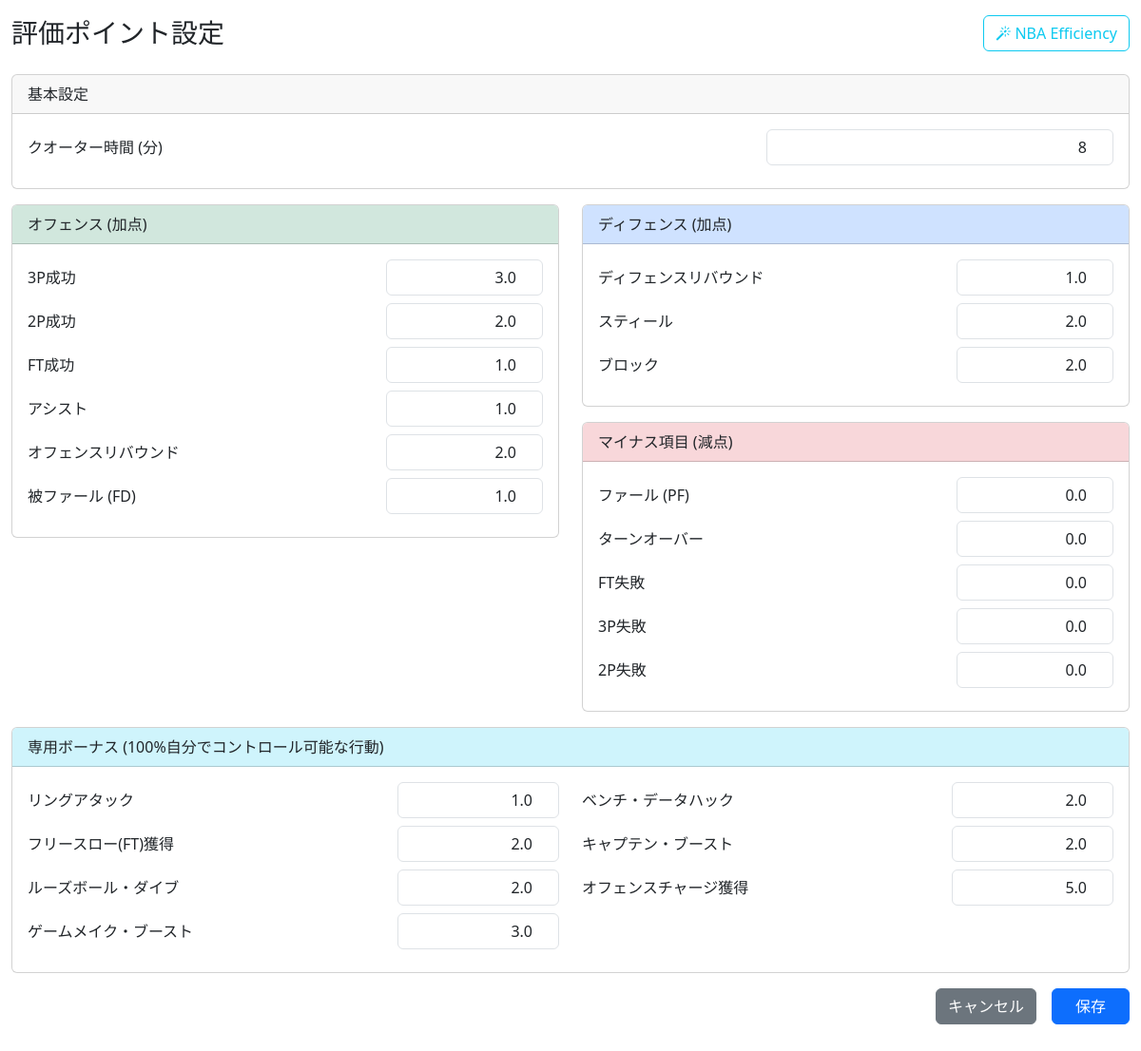
The page /settings on the database its author committed.
### models.py (models this page shows)
class Setting(db.Model):
    id = db.Column(db.Integer, primary_key=True)
    key = db.Column(db.String(50), unique=True)
    value = db.Column(db.Float, default=1.0)

### app.py (the view, shortened to what this page needs)
@app.route('/settings', methods=['GET', 'POST'])
def settings():
    default_weights = {
        'w_3p_made': 3.0, 'w_2p_made': 2.0, 'w_ft_made': 1.0,
        'w_orb': 1.0, 'w_drb': 1.0, 'w_ast': 1.5, 'w_stl': 2.0,
        'w_blk': 2.0, 'w_fd': 1.0, 'w_pf': -1.5, 'w_to': -1.5, 'w_ft_miss': -1.0,
        'w_3p_miss': -1.0, 'w_2p_miss': -1.0,
        'w_ring_attack': 1.0, 'w_ft_drawn_bonus': 2.0, 'w_loose_ball_dive': 2.0,
        'w_gamemake_boost': 3.0, 'w_bench_datahack': 2.0, 'w_captain_boost': 2.0,
        'w_charge_drawn': 5.0
    }
    default_general = {
        'default_quarter_length': 10.0
    }
    all_defaults = default_weights.copy()
    all_defaults.update(default_general)
    current_weights = all_defaults.copy()
    for s in Setting.query.all():
        if s.key in current_weights:
            current_weights[s.key] = s.value
    return render_template('settings.html', weights=current_weights)

### templates/settings.html (shortened to what this page needs)
{% extends "base.html" %}
{% block content %}
<div class="d-flex justify-content-between align-items-center mb-4">
    <h1 class="h3 mb-0">評価ポイント設定</h1>
    <div>
        <button type="button" class="btn btn-outline-info" onclick="applyNbaPreset()">
            <i class="bi bi-magic"></i> NBA Efficiency
        </button>
    </div>
</div>
<form method="POST" action="{{ url_for('settings') }}">
    <div class="card mb-3">
        <div class="card-header">基本設定</div>
        <div class="card-body">
            <div class="mb-2 row">
                <label for="default_quarter_length" class="col-8 col-form-label">クオーター時間 (分)</label>
                <div class="col-4"><input type="number" step="1" class="form-control text-end" id="default_quarter_length" name="default_quarter_length" value="{{ weights.default_quarter_length|int }}"></div>
            </div>
        </div>
    </div>
    <div class="row">
        <div class="col-md-6">
            <div class="card mb-3">
                <div class="card-header bg-success-subtle">オフェンス (加点)</div>
                <div class="card-body">
                    <div class="mb-2 row">
                        <label for="w_3p_made" class="col-8 col-form-label">3P成功</label>
                        <div class="col-4"><input type="number" step="0.1" class="form-control text-end" id="w_3p_made" name="w_3p_made" value="{{ weights.w_3p_made }}"></div>
                    </div>
                    <div class="mb-2 row">
                        <label for="w_2p_made" class="col-8 col-form-label">2P成功</label>
                        <div class="col-4"><input type="number" step="0.1" class="form-control text-end" id="w_2p_made" name="w_2p_made" value="{{ weights.w_2p_made }}"></div>
                    </div>
                    <div class="mb-2 row">
                        <label for="w_ft_made" class="col-8 col-form-label">FT成功</label>
                        <div class="col-4"><input type="number" step="0.1" class="form-control text-end" id="w_ft_made" name="w_ft_made" value="{{ weights.w_ft_made }}"></div>
                    </div>
                    <div class="mb-2 row">
                        <label for="w_ast" class="col-8 col-form-label">アシスト</label>
                        <div class="col-4"><input type="number" step="0.1" class="form-control text-end" id="w_ast" name="w_ast" value="{{ weights.w_ast }}"></div>
                    </div>
                    <div class="mb-2 row">
                        <label for="w_orb" class="col-8 col-form-label">オフェンスリバウンド</label>
                        <div class="col-4"><input type="number" step="0.1" class="form-control text-end" id="w_orb" name="w_orb" value="{{ weights.w_orb }}"></div>
                    </div>
                    <div class="mb-2 row">
                        <label for="w_fd" class="col-8 col-form-label">被ファール (FD)</label>
                        <div class="col-4"><input type="number" step="0.1" class="form-control text-end" id="w_fd" name="w_fd" value="{{ weights.w_fd }}"></div>
                    </div>
                </div>
            </div>
        </div>
        <div class="col-md-6">
            <div class="card mb-3">
                <div class="card-header bg-primary-subtle">ディフェンス (加点)</div>
                <div class="card-body">
                    <div class="mb-2 row">
                        <label for="w_drb" class="col-8 col-form-label">ディフェンスリバウンド</label>
                        <div class="col-4"><input type="number" step="0.1" class="form-control text-end" id="w_drb" name="w_drb" value="{{ weights.w_drb }}"></div>
                    </div>
                    <div class="mb-2 row">
                        <label for="w_stl" class="col-8 col-form-label">スティール</label>
                        <div class="col-4"><input type="number" step="0.1" class="form-control text-end" id="w_stl" name="w_stl" value="{{ weights.w_stl }}"></div>
                    </div>
                    <div class="mb-2 row">
                        <label for="w_blk" class="col-8 col-form-label">ブロック</label>
                        <div class="col-4"><input type="number" step="0.1" class="form-control text-end" id="w_blk" name="w_blk" value="{{ weights.w_blk }}"></div>
                    </div>
                </div>
            </div>
            <div class="card mb-3">
                <div class="card-header bg-danger-subtle">マイナス項目 (減点)</div>
                <div class="card-body">
                    <div class="mb-2 row">
                        <label for="w_pf" class="col-8 col-form-label">ファール (PF)</label>
                        <div class="col-4"><input type="number" step="0.1" class="form-control text-end" id="w_pf" name="w_pf" value="{{ weights.w_pf }}"></div>
                    </div>
                    <div class="mb-2 row">
                        <label for="w_to" class="col-8 col-form-label">ターンオーバー</label>
                        <div class="col-4"><input type="number" step="0.1" class="form-control text-end" id="w_to" name="w_to" value="{{ weights.w_to }}"></div>
                    </div>
                    <div class="mb-2 row">
                        <label for="w_ft_miss" class="col-8 col-form-label">FT失敗</label>
                        <div class="col-4"><input type="number" step="0.1" class="form-control text-end" id="w_ft_miss" name="w_ft_miss" value="{{ weights.w_ft_miss }}"></div>
                    </div>
                    <div class="mb-2 row">
                        <label for="w_3p_miss" class="col-8 col-form-label">3P失敗</label>
                        <div class="col-4"><input type="number" step="0.1" class="form-control text-end" id="w_3p_miss" name="w_3p_miss" value="{{ weights.w_3p_miss }}"></div>
                    </div>
                    <div class="mb-2 row">
                        <label for="w_2p_miss" class="col-8 col-form-label">2P失敗</label>
                        <div class="col-4"><input type="number" step="0.1" class="form-control text-end" id="w_2p_miss" name="w_2p_miss" value="{{ weights.w_2p_miss }}"></div>
                    </div>
                </div>
            </div>
        </div>
    </div>
    <div class="card mb-3">
        <div class="card-header bg-info-subtle">専用ボーナス (100%自分でコントロール可能な行動)</div>
        <div class="card-body">
            <div class="row">
                <div class="col-md-6">
                    <div class="mb-2 row">
                        <label for="w_ring_attack" class="col-8 col-form-label">リングアタック</label>
                        <div class="col-4"><input type="number" step="0.1" class="form-control text-end" id="w_ring_attack" name="w_ring_attack" value="{{ weights.w_ring_attack }}"></div>
                    </div>
                    <div class="mb-2 row">
                        <label for="w_ft_drawn_bonus" class="col-8 col-form-label">フリースロー(FT)獲得</label>
                        <div class="col-4"><input type="number" step="0.1" class="form-control text-end" id="w_ft_drawn_bonus" name="w_ft_drawn_bonus" value="{{ weights.w_ft_drawn_bonus }}"></div>
                    </div>
                    <div class="mb-2 row">
                        <label for="w_loose_ball_dive" class="col-8 col-form-label">ルーズボール・ダイブ</label>
                        <div class="col-4"><input type="number" step="0.1" class="form-control text-end" id="w_loose_ball_dive" name="w_loose_ball_dive" value="{{ weights.w_loose_ball_dive }}"></div>
                    </div>
                    <div class="mb-2 row">
                        <label for="w_gamemake_boost" class="col-8 col-form-label">ゲームメイク・ブースト</label>
                        <div class="col-4"><input type="number" step="0.1" class="form-control text-end" id="w_gamemake_boost" name="w_gamemake_boost" value="{{ weights.w_gamemake_boost }}"></div>
                    </div>
                </div>
                <div class="col-md-6">
                    <div class="mb-2 row">
                        <label for="w_bench_datahack" class="col-8 col-form-label">ベンチ・データハック</label>
                        <div class="col-4"><input type="number" step="0.1" class="form-control text-end" id="w_bench_datahack" name="w_bench_datahack" value="{{ weights.w_bench_datahack }}"></div>
                    </div>
                    <div class="mb-2 row">
                        <label for="w_captain_boost" class="col-8 col-form-label">キャプテン・ブースト</label>
                        <div class="col-4"><input type="number" step="0.1" class="form-control text-end" id="w_captain_boost" name="w_captain_boost" value="{{ weights.w_captain_boost }}"></div>
                    </div>
                    <div class="mb-2 row">
                        <label for="w_charge_drawn" class="col-8 col-form-label">オフェンスチャージ獲得</label>
                        <div class="col-4"><input type="number" step="0.1" class="form-control text-end" id="w_charge_drawn" name="w_charge_drawn" value="{{ weights.w_charge_drawn }}"></div>
                    </div>
                </div>
            </div>
        </div>
    </div>
    <div class="d-grid gap-2 d-md-flex justify-content-md-end">
        <a href="{{ url_for('index') }}" class="btn btn-secondary me-md-2">キャンセル</a>
        <button type="submit" class="btn btn-primary px-4">保存</button>
    </div>
</form>
{% endblock %}

### templates/base.html (shortened to what this page needs)
<!doctype html>
<html lang="ja">
  <head>
    <link href="https://cdn.jsdelivr.net/npm/bootstrap@5.3.2/dist/css/bootstrap.min.css" rel="stylesheet">
    <link rel="stylesheet" href="https://cdn.jsdelivr.net/npm/bootstrap-icons@1.11.3/font/bootstrap-icons.css">
  </head>
  <body>
    <div class="container-fluid py-3">
        {% block content %}{% endblock %}
    </div>
  </body>
</html>

### templates/base.html (style rules this page uses)
body { padding-bottom: 80px; }

### rows shown on the page
Setting: default_quarter_length "8"
Setting: w_3p_made "3.0"
Setting: w_2p_made "2.0"
Setting: w_ft_made "1.0"
Setting: w_ast "1.0"
Setting: w_orb "2.0"
Setting: w_fd "1.0"
Setting: w_drb "1.0"
Setting: w_stl "2.0"
Setting: w_blk "2.0"
Setting: w_pf "0.0"
Setting: w_to "0.0"
Setting: w_ft_miss "0.0"
Setting: w_3p_miss "0.0"
Setting: w_2p_miss "0.0"
Setting: w_ring_attack "1.0"
Setting: w_ft_drawn_bonus "2.0"
Setting: w_loose_ball_dive "2.0"
Setting: w_gamemake_boost "3.0"
Setting: w_bench_datahack "2.0"
Setting: w_captain_boost "2.0"
Setting: w_charge_drawn "5.0"
